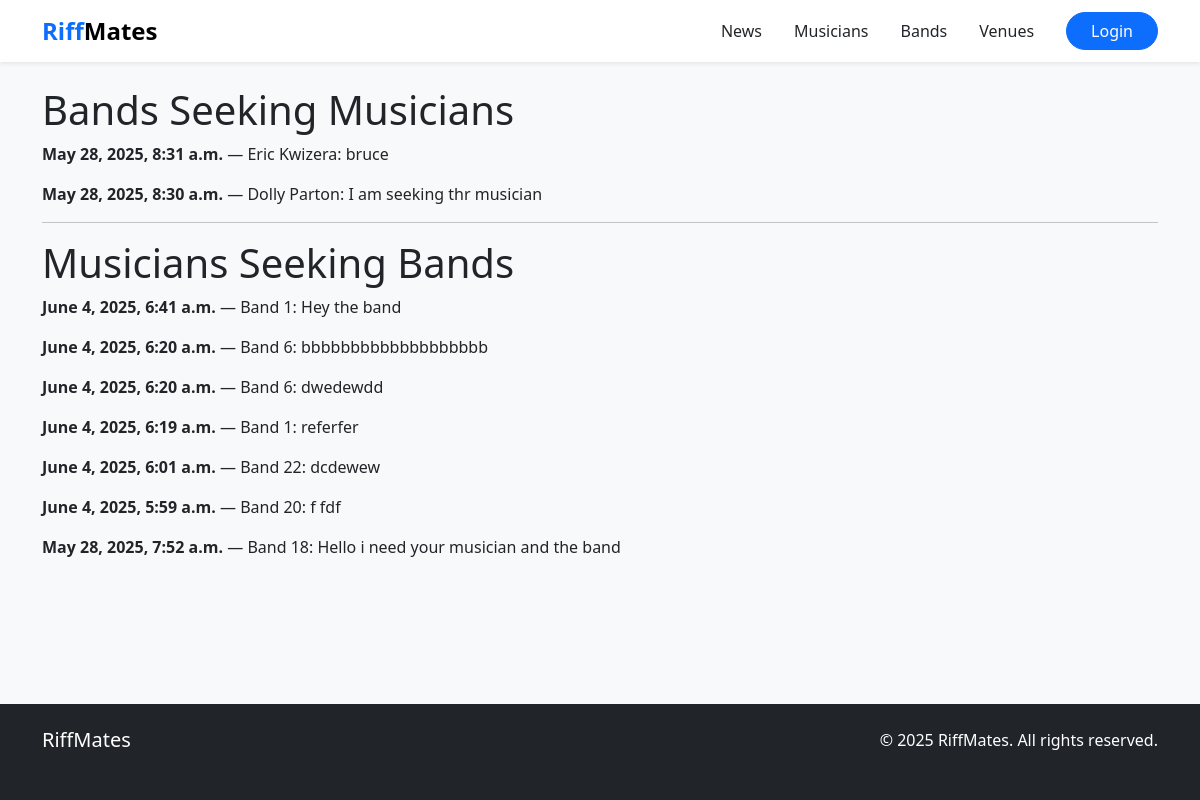
The app's page /content/list_ads/, older data.
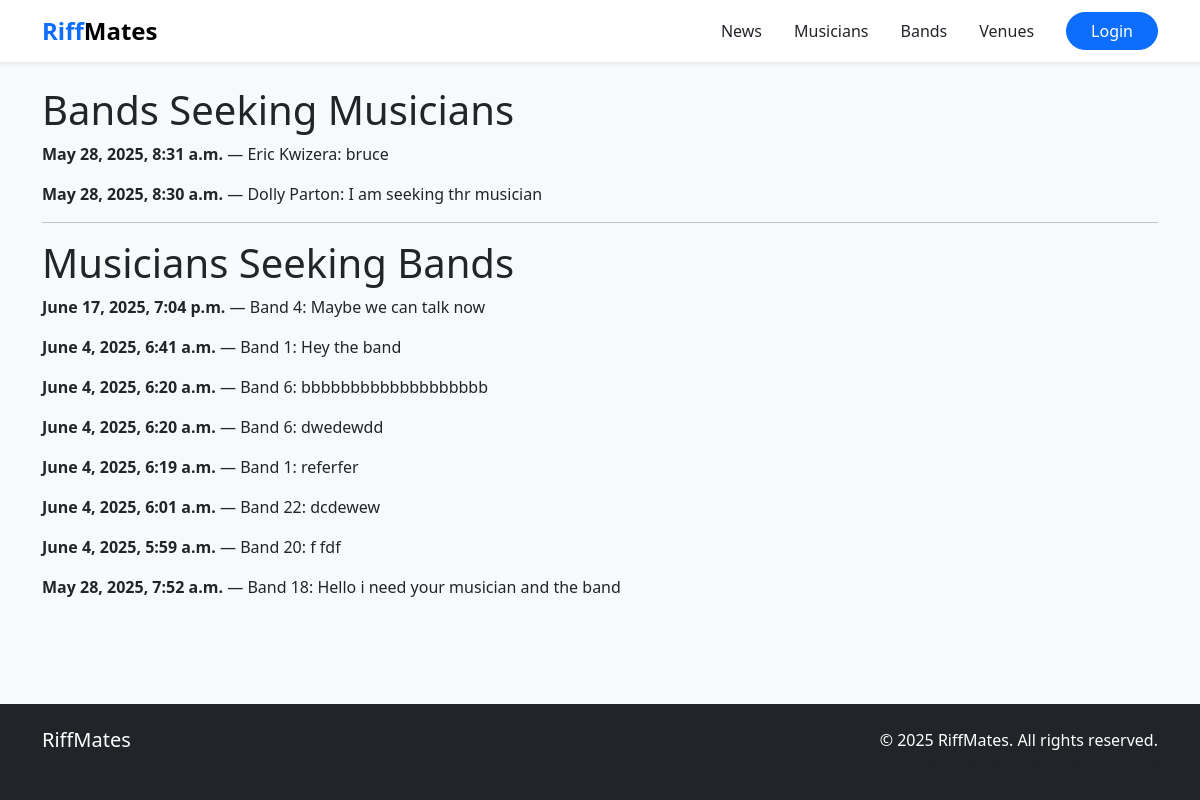
The same page, newer data.
### content/models.py (models this page shows, shortened)
class SeekingAd(models.Model):
    date = models.DateTimeField(auto_now_add=True)
    owner = models.ForeignKey(User, on_delete=models.CASCADE)
    seeking = models.CharField(max_length=2, choices=MusicianBandChoice.choices)
    musician = models.ForeignKey(Musician, on_delete=models.CASCADE, null=True, blank=True)
    band = models.ForeignKey(Band, on_delete=models.CASCADE, null=True, blank=True)
    content = models.TextField()
    class Meta:
        ordering = ["date"]
    def __str__(self):
        return f'{self.owner.username} is seeking {self.seeking}'

### band/models.py (models this page shows, shortened)
class Musician(models.Model):
    first_name = models.CharField(max_length=50)
    last_name = models.CharField(max_length=50)
    description = models.TextField(blank=True)  # Changed to TextField
    bio_pic = models.ImageField(upload_to='musicians/', blank=True, null=True)  # Added upload_to
    birth = models.DateField()

class Band(models.Model):
    name = models.CharField(max_length=50)
    musicians = models.ManyToManyField(Musician)

### content/views.py (the view)
# urls.py: path('list_ads/', views.list_ads, name='list_ads'),
def list_ads(request):
    print(SeekingAd.objects.all())
    data = {
        'seeking_musician': SeekingAd.objects.filter(seeking=MusicianBandChoice.MUSICIAN).order_by('-date'),
        'seeking_bands': SeekingAd.objects.filter(seeking=MusicianBandChoice.BAND).order_by('-date'),
    }
    return render(request, 'list_ads.html', data)

### templates/list_ads.html (shortened to what this page needs)
{% extends "base.html" %}
{% block content %}
  <h1>Bands Seeking Musicians</h1>
  {% if seeking_bands %}
    {% for ad in seeking_bands %}
      <div class="mb-3">
        <strong>{{ ad.date|default:"N/A" }}</strong> &mdash;
        <span>{{ ad.musician.first_name|default:"Unknown" }} {{ ad.musician.last_name|default:"" }}</span>:
        <span>{{ ad.content|default:"No content provided." }}</span>
      </div>
    {% endfor %}
  {% else %}
    <p>No bands seeking musicians at the moment.</p>
  {% endif %}
  <hr>
  <h1>Musicians Seeking Bands</h1>
  {% if seeking_musician %}
    {% for ad in seeking_musician %}
      <div class="mb-3">
        <strong>{{ ad.date|default:"N/A" }}</strong> &mdash;
        <span>{{ ad.band.name|default:"Unknown Band" }}</span>:
        <span>{{ ad.content|default:"No content provided." }}</span>
      </div>
    {% endfor %}
  {% else %}
    <p>No musicians seeking bands at the moment.</p>
  {% endif %}
{% endblock content %}

Row changes from the older to the newer data that the page shows:
added SeekingAd: date "June 17, 2025, 7:04 p.m.", band.name "Band 4", content "Maybe we can talk now", shown under "Musicians Seeking Bands"
